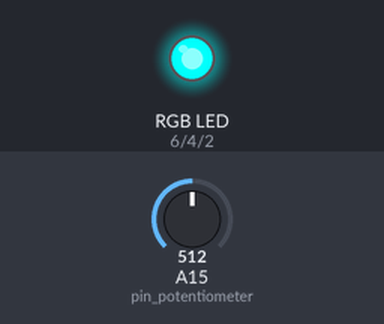
Recording of a sketch running on a simulated Arduino Mega 2560, built with avr-gcc and run on an emulated ATmega2560. Parts: an RGB LED mixed from three pins (HIGH = lit). The test bench sets the inputs (shaded band); at power-on: A15 (pin_potentiometer) = 512.

Above: at 1.2 s.
1.3 s: A15 (pin_potentiometer) set to 716
At 1.8 s:
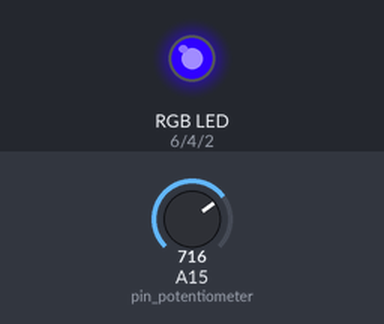
2.8 s: A15 (pin_potentiometer) set to 900
At 4.0 s:
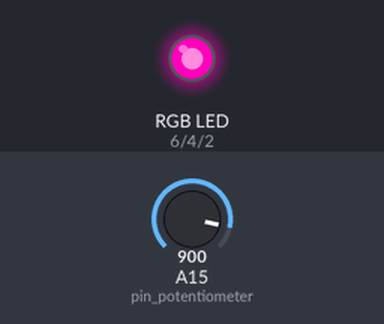
4.3 s: A15 (pin_potentiometer) set to 1023
At 5.2 s:
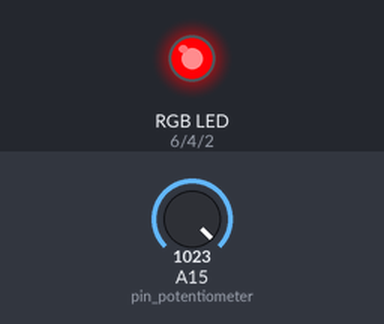
5.8 s: A15 (pin_potentiometer) set to 306
At 6.4 s:
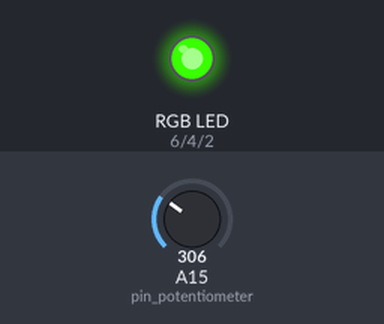
7.3 s: A15 (pin_potentiometer) set to 245
At 8.7 s:
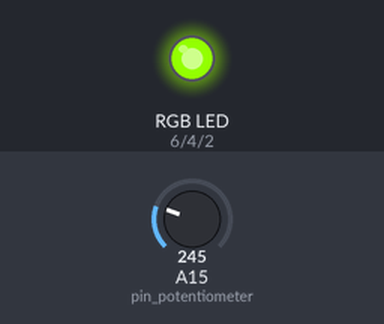
Timing chart, 0 to 9.8 s (numbered marks = the images above; inputs shaded):
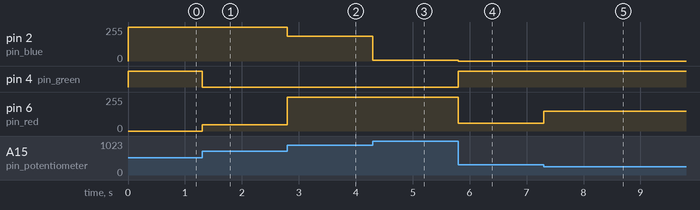

Measured:
- after the input at 1.3 s, pin 2 (pin_blue): 252/255 → 255/255 at once; pin 4 (pin_green): HIGH → LOW at once; pin 6 (pin_red): 0/255 → 48/255 at once
- after the input at 2.8 s, pin 2 (pin_blue): 255/255 → 186/255 at once; pin 6 (pin_red): 48/255 → 255/255 at once
- after the input at 4.3 s, pin 2 (pin_blue): 186/255 → 6/255 at once
- after the input at 5.8 s, pin 2 (pin_blue): 6/255 → 0/255 at once; pin 4 (pin_green): LOW → HIGH at once; pin 6 (pin_red): 255/255 → 57/255 at once
- after the input at 7.3 s, pin 6 (pin_red): 57/255 → 147/255 at once

The sketch:

RGB_LedWithPot.ino
```cpp
const byte pin_red = 6;
const byte pin_green = 4;
const byte pin_blue = 2;
const byte pin_potentiometer = A15;
int red, green, blue;

void setup() {
  pinMode(pin_red, OUTPUT);
  pinMode(pin_green, OUTPUT);
  pinMode(pin_blue, OUTPUT);

  Serial.begin(9600);
  Serial.setTimeout(50);
}

void loop() {
  // put your main code here, to run repeatedly:
  int potVal = map(analogRead(pin_potentiometer), 0, 1024, 0, 255);
  if (potVal <= 42.5) {
		red = 255;
		green = potVal * 6;
		blue = 0;
  }

   if ((potVal > 4.5) && (potVal <= 85)) {
		red = 255 - (potVal - 43) * 6;
		green = 255;
		blue = 0;
  }

   if ((potVal > 85) && (potVal <= 127.5)) {
		red = 0;
		green = 255;
		blue = (potVal - 85) * 6;
  }

	if ((potVal > 127.5) && (potVal <= 170)) {
		red = 0;
		green = 255 - (potVal - 127.5) * 6;
		blue = 255;
	}

	if ((potVal > 170) && (potVal <= 212.5)) {
		red = (potVal - 170) * 6;
		green = 0;
		blue = 255;
	}

	if ((potVal > 212.5) && (potVal <= 255)) {
		red = 255;
		green = 0;
		blue = 255 - (potVal - 212.5) * 6;
	}

  analogWrite(pin_red, red);
  analogWrite(pin_green, green);
  analogWrite(pin_blue, blue);
}
```
